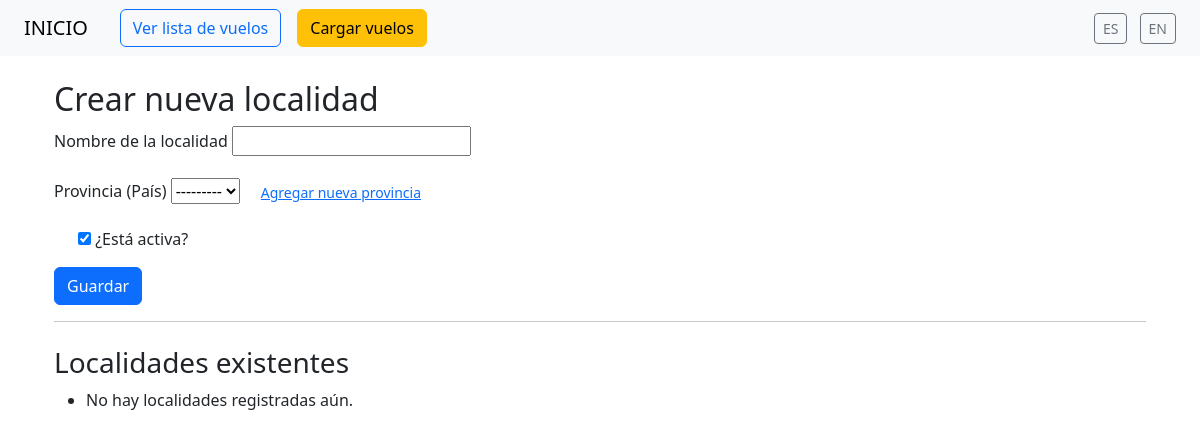
The page /es/cargar-localidad/ (signed in) on the database as committed earlier.
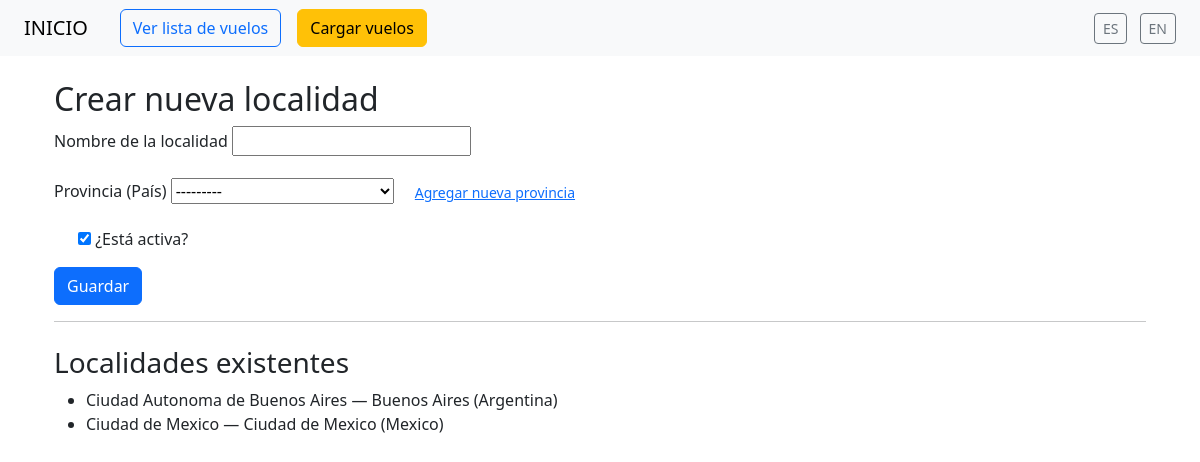
The same page on the database as committed later.
### core/models.py (models this page shows, shortened)
class Localidad(models.Model):
    provincia = models.ForeignKey(Provincia, on_delete=models.CASCADE, related_name='localidades', null=True)
    nombre = models.CharField(max_length=100)
    activo = models.BooleanField(default=True)
    class Meta:
        ordering = ['nombre']
        constraints = [
            models.UniqueConstraint(fields=['provincia', 'nombre'], name='unique_localidad_por_provincia')
        ]

class Provincia(models.Model):
    pais = models.ForeignKey(Pais, on_delete=models.CASCADE, related_name='provincias')
    nombre = models.CharField(max_length=100)
    activo = models.BooleanField(default=True)
    class Meta:
        ordering = ['nombre']
        constraints = [
            models.UniqueConstraint(fields=['pais', 'nombre'], name='unique_provincia_por_pais')
        ]
    def __str__(self):
        return f"{self.nombre} ({self.pais.nombre})"

class Pais(models.Model):
    nombre = models.CharField(max_length=100)
    activo = models.BooleanField(default=True)
    class Meta:
        ordering = ['nombre']

### vuelos/views.py (the view, shortened to what this page needs)
# urls.py: path('cargar-localidad/', LocalidadCreateView.as_view(), name='localidad_create'),
class LocalidadCreateView(LoginRequiredMixin, UserPassesTestMixin, CreateView):
    model = Localidad
    fields = ['nombre', 'provincia', 'activo']
    template_name = 'vuelos/localidad_form.html'
    success_url = reverse_lazy('cargar_vuelo')
    def test_func(self):
        return self.request.user.is_superuser
    def get_context_data(self, **kwargs):
        context = super().get_context_data(**kwargs)
        context['localidades'] = Localidad.objects.select_related('provincia__pais').order_by('provincia__pais__nombre', 'provincia__nombre', 'nombre')
        return context

### vuelos/templates/vuelos/localidad_form.html (shortened to what this page needs)
{% extends 'base.html' %}
{% load i18n %}
{% block content %}
  <div class="container mt-4">
    <h2>{% trans "Crear nueva localidad" %}</h2>
    <form method="post">
      <div class="mb-3">
        <label for="id_nombre" class="form-label">{% trans "Nombre de la localidad" %}</label>
        {{ form.nombre }}
      </div>
      <div class="mb-3">
        <label for="id_provincia" class="form-label">{% trans "Provincia (País)" %}</label>
        {{ form.provincia }}
        <a href="{% url 'provincia_form' %}" class="btn btn-link btn-sm ms-2">
          {% trans "Agregar nueva provincia" %}
        </a>
      </div>
      <div class="form-check mb-3">
        {{ form.activo }}
        <label class="form-check-label" for="id_activo">{% trans "¿Está activa?" %}</label>
      </div>
      <button type="submit" class="btn btn-primary">{% trans "Guardar" %}</button>
    </form>
    <hr>
    <h3 class="mt-4">{% trans "Localidades existentes" %}</h3>
    <ul>
      {% for localidad in localidades %}
        <li>{{ localidad.nombre }} — {{ localidad.provincia.nombre }} ({{ localidad.provincia.pais.nombre }})</li>
      {% empty %}
        <li>{% trans "No hay localidades registradas aún." %}</li>
      {% endfor %}
    </ul>
  </div>
{% endblock %}

Rows that differ between the two databases and show on the page:
added Localidad: nombre "Ciudad Autonoma de Buenos Aires", provincia.nombre "Buenos Aires", provincia.pais.nombre "Argentina"
added Localidad: nombre "Ciudad de Mexico", provincia.nombre "Ciudad de Mexico", provincia.pais.nombre "Mexico"
Other text that changed with them:
text no longer shown: "No hay localidades registradas aún."
